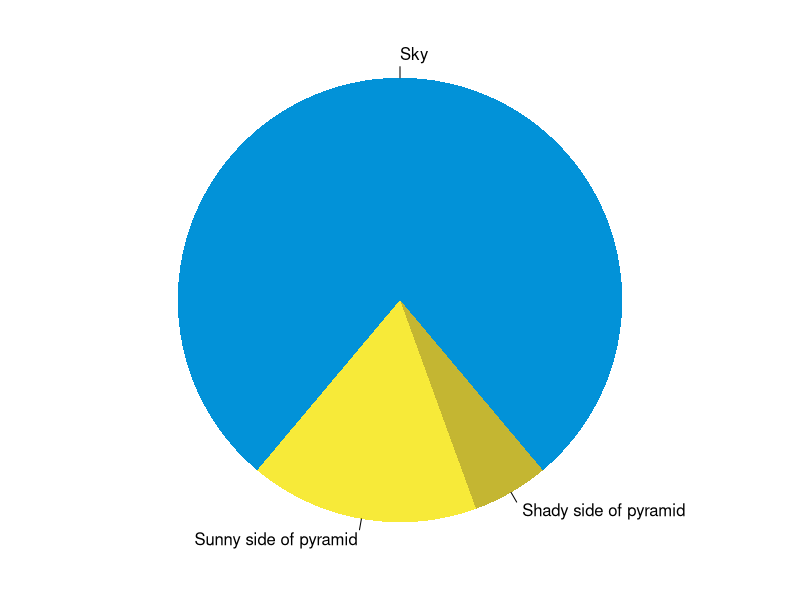
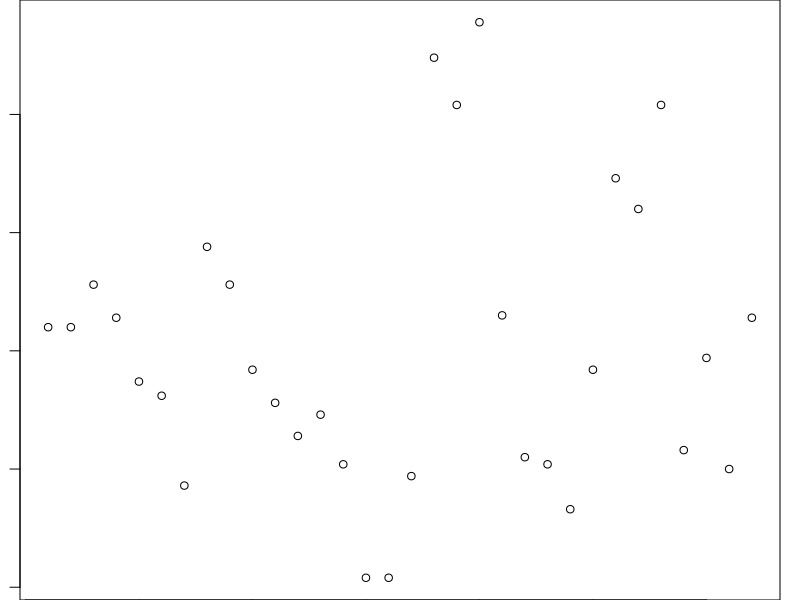

Here is the R script that generated these plots, in order:
## ---- chunk 1
knitr::opts_chunk$set(collapse = TRUE)
## ---- chunk 2
summary(cars)
fit <- lm(dist ~ speed, data = cars)
fit
## ---- chunk 3
par(mar = c(0, 1, 0, 1))
pie(
  c(280, 60, 20),
  c('Sky', 'Sunny side of pyramid', 'Shady side of pyramid'),
  col = c('#0292D8', '#F7EA39', '#C4B632'),
  init.angle = -50, border = NA
)
## ---- chunk 4
plot(mtcars$mpg)
